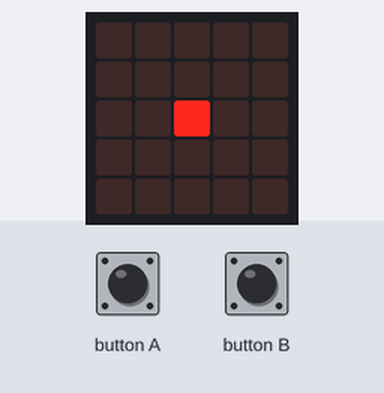
This program was run on a simulated BBC micro:bit (MakeCode). Shown: the board's 5×5 LED display. Inputs (shaded band) come from the test bench.

Above: at 1.2 s.
1.3 s: button A pressed for 0.15 s
At 2.6 s:
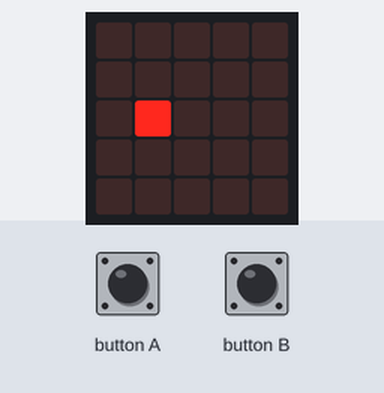
2.9 s: button A pressed for 0.15 s
At 3.9 s:
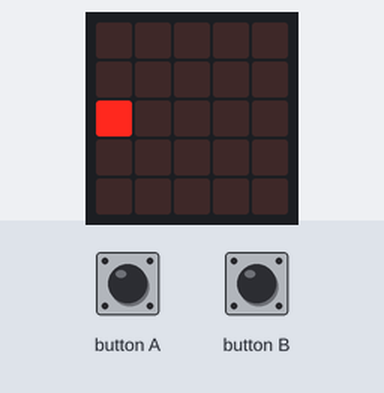
4.5 s: button A pressed for 0.15 s
At 5.2 s:
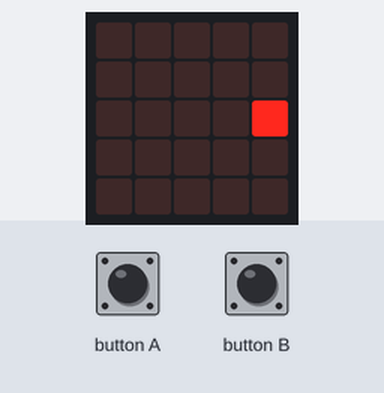
6.1 s: button A pressed for 0.15 s
At 7.4 s:
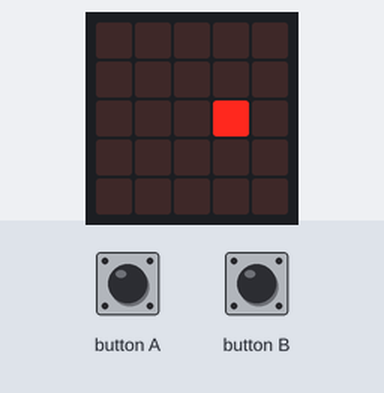
7.7 s: button B pressed for 0.15 s
At 8.8 s:
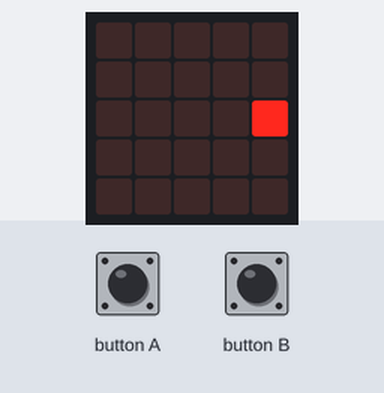
Timing chart, 0 to 10.3 s (numbered marks = the images above; inputs shaded):
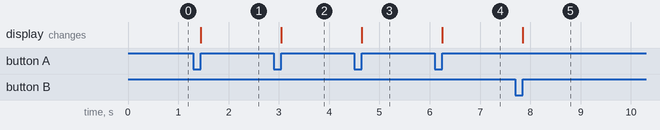

The program:

main.ts
```typescript
input.onButtonPressed(Button.A, function () {
    basic.clearScreen()
    カウンター += -1
    if (カウンター < 0) {
        カウンター = 4
    }
    led.plot(カウンター, 2)
})
input.onButtonPressed(Button.B, function () {
    basic.clearScreen()
    カウンター += 1
    if (カウンター > 4) {
        カウンター = 0
    }
    led.plot(カウンター, 2)
})
let カウンター = 0
カウンター = 2
led.plot(カウンター, 2)
```

test.ts
```typescript
// テストはここに来ます。このパッケージが拡張機能として使用されるときにはコンパイルされません。
```

Measured:
- after the input at 1.3 s, the display: changes after 0.15 s (image 1)
- after the input at 2.9 s, the display: changes after 0.15 s (image 2)
- after the input at 4.5 s, the display: changes after 0.15 s (image 3)
- after the input at 6.1 s, the display: changes after 0.15 s (image 4)
- after the input at 7.7 s, the display: changes after 0.15 s (image 5)
